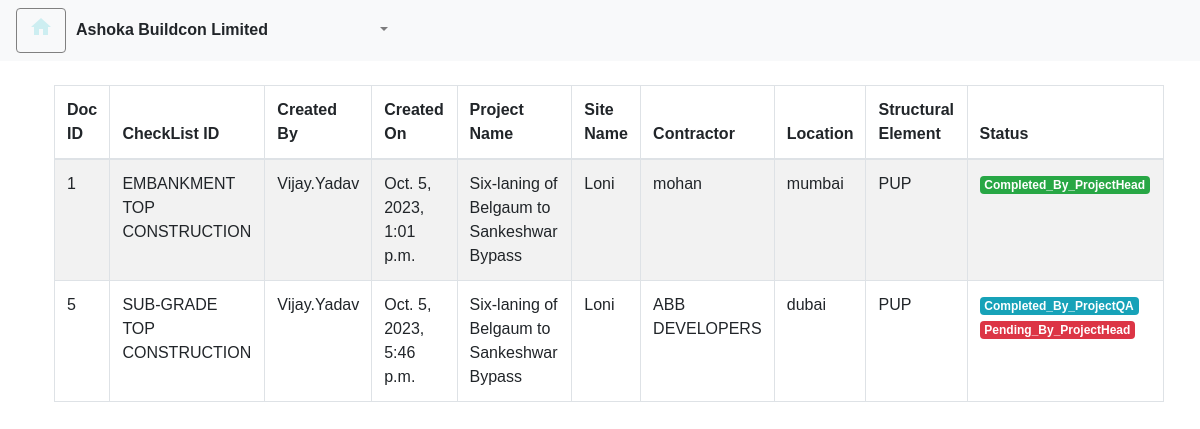
Page /all_checklist_sendTo_ProjectQA/ on the committed database.
### checkapp/models.py (models this page shows, shortened)
class CheckList_Trans_Header(models.Model):
    Status_choices = (
        ('Completed_By_SiteEngineer & Pending_By_DHEQA','Completed_By_SiteEngineer & Pending_By_DHEQA'),
        ('Completed_By_SiteEngineer & Active_At_DHEQA','Completed_By_SiteEngineer & Active_At_DHEQA'),
        ('Completed_By_DHEQA & Pending_By_ProjectQA','Completed_By_DHEQA & Pending_By_ProjectQA'),
        ('Completed_By_DHEQA & Active_At_ProjectQA','Completed_By_DHEQA & Active_At_ProjectQA'),
        ('Completed_By_ProjectQA & Pending_By_ProjectHead','Completed_By_ProjectQA & Pending_By_ProjectHead'),
        ('Completed_By_ProjectQA & Active_At_ProjectHead','Completed_By_ProjectQA & Active_At_ProjectHead'),
        ('Completed_By_ProjectHead','Completed_By_ProjectHead'),
        ('Rejected','Rejected'),
    )
    Doc_ID = models.AutoField(primary_key=True)
    CheckList_ID = models.ForeignKey(CheckList_Header, on_delete=models.CASCADE)
    Project_Name = models.ForeignKey(Project_Master,on_delete=models.CASCADE)
    Site_Name = models.ForeignKey(Site_Master,on_delete=models.CASCADE,default=True)
    Name_Of_ABLStaff = models.ForeignKey(CustomUser,on_delete=models.CASCADE,related_name='created_by')
    inspection_Start_Date = models.DateTimeField(auto_now_add=True)
    inspection_End_Date = models.DateTimeField(null=True, blank=True)
    Contractor = models.CharField(max_length=100)
    Location = models.CharField(max_length=100)
    Structural_Element = models.ForeignKey(Structural_Element,on_delete=models.CASCADE)
    Chainage = models.CharField(max_length=100)
    Quality_Engineer_status = models.CharField(max_length=70, choices=Quality_Engineer_status,default='Unspecified')
    Quality_Engineer_Comment = models.CharField(max_length=220,editable=True,blank=True)
    Project_Head_Status = models.CharField(max_length=70, choices=Project_Head_Status,default='Unspecified')
    assigned_to = models.ForeignKey(CustomUser,on_delete=models.DO_NOTHING,blank=True,default=None,related_name='assigned_to')
    assigned_to_DHEQA = models.ForeignKey(CustomUser,on_delete=models.DO_NOTHING,null=True,blank=True,default=None,related_name='assigned_to_DHEQA')
    assigned_to_ProjectQA = models.ForeignKey(CustomUser,on_delete=models.DO_NOTHING,blank=True,null=True,default=None,related_name='assigned_to_ProjectQA')
    assigned_to_ProjectHead = models.ForeignKey(CustomUser,on_delete=models.DO_NOTHING,blank=True,null=True,default=None,related_name='assigned_to_ProjectHead')
    is_resolved = models.BooleanField(default=False)
    checklist_status = models.CharField(max_length=70,choices=Status_choices)
    rejected_byDHEQA = models.BooleanField(default=False)

class CheckList_Header(models.Model):
    CheckList_ID = models.AutoField(primary_key=True)
    CheckList_Title = models.CharField(max_length=100)
    def __str__(self):
        return self.CheckList_Title

class CustomUser(AbstractUser):
     User_ID = models.AutoField(primary_key=True)
     username = models.CharField(max_length=100,unique=True)
     is_SiteEngineer = models.BooleanField(default=False)
     is_DHEQA = models.BooleanField(default=False)
     is_ProjectQA = models.BooleanField(default=False)
     is_ProjectHead = models.BooleanField(default=False)
     def __str__(self):
        return self.username

class Project_Master(models.Model):
    Project_ID = models.AutoField(primary_key=True)
    Project_Name = models.CharField(max_length=100)
    def __str__(self):
        return self.Project_Name

class Site_Master(models.Model):
    Site_ID = models.AutoField(primary_key=True)
    Site_Name = models.CharField(max_length=100)
    Project_Name = models.ForeignKey(Project_Master,on_delete=models.CASCADE)  # New field for project name
    Project_ID = models.IntegerField()
    def __str__(self):
        return self.Site_Name

class Structural_Element(models.Model):
    Struc_Ele_ID = models.AutoField(primary_key=True)
    Structural_Element = models.CharField(max_length=100)
    def __str__(self):
        return self.Structural_Element

### checkapp/display.py (the view)
# urls.py: path('all_checklist_sendTo_ProjectQA/',display.all_checklist_sendTo_ProjectQA,name='all_checklist_sendTo_ProjectQA'),
def all_checklist_sendTo_ProjectQA(request):
    status_values = [
    'Completed_By_DHEQA & Pending_By_ProjectQA',
    'Completed_By_DHEQA & Active_At_ProjectQA',
    'Completed_By_ProjectQA & Pending_By_ProjectHead',
    'Completed_By_ProjectHead',
     ]
    query = Q()
    for status in status_values:
     query |= Q(checklist_status=status)
    checklists = CheckList_Trans_Header.objects.filter(query)
    context = {'checklists':checklists,'isActive' : True,  'page_title': 'Ashoka Buildcon Limited',
                'customer_name' : 'Ashoka Buildcon Limited'}
    return render(request,'checkapp/all_checklist_sendTo_ProjectQA.html',context)

### checkapp/templates/checkapp/all_checklist_sendTo_ProjectQA.html (shortened to what this page needs)
{% extends "checkapp/base.html" %}
{% load crispy_forms_tags %}
{% block formcontent %}
<div class="container m-4">
    <div class="">
                <table class="table table-striped table-bordered table-responsive-lg">
                    <thead>
                        <tr>
                            <th scope="col">Doc ID</th>
                            <th scope="col">CheckList ID</th>
                            <th scope="col">Created By</th>
                            <th scope="col">Created On</th>
                            <th scope="col">Project Name</th>
                            <th scope="col">Site Name</th>
                            <th scope="col">Contractor</th>
                            <th scope="col">Location</th>
                            <th scope="col">Structural Element</th>
                            <th scope="col">Status</th>
                        </tr>
                    </thead>
                    <tbody>
                        {% for checklist in checklists %}
                        <tr>
                            <td>{{ checklist.Doc_ID }}</td>
                            <td>{{ checklist.CheckList_ID }}</td>
                            <td>{{ checklist.Name_Of_ABLStaff }}</td>
                            <td>{{ checklist.inspection_Start_Date }}</td>
                            <td>{{ checklist.Project_Name }}</td>
                            <td>{{ checklist.Site_Name }}</td>
                            <td>{{ checklist.Contractor }}</td>
                            <td>{{ checklist.Location }}</td>
                            <td>{{ checklist.Structural_Element }}</td>
                            <td>
                                {% if checklist.checklist_status == 'Completed_By_SiteEngineer & Pending_By_DHEQA' %}
                                <span class="badge badge-info">Completed_By_SiteEngineer</span>
                                <span class="badge badge-danger">Pending_By_DHEQA</span>
                                {% elif checklist.checklist_status == 'Completed_By_SiteEngineer & Active_At_DHEQA' %}
                                    <span class="badge badge-info">Completed_By_SiteEngineer </span>
                                    <span class="badge badge-warning"> Active_At_DHEQA</span>
                                {% elif checklist.checklist_status == 'Completed_By_DHEQA & Pending_By_ProjectQA' %}
                                    <span class="badge badge-info">Completed_By_DHEQA</span>
                                    <span class="badge badge-danger">Pending_By_ProjectQA</span>
                                {% elif checklist.checklist_status == 'Completed_By_DHEQA & Active_At_ProjectQA' %}
                                    <span class="badge badge-info">Completed_By_DHEQA </span>
                                    <span class="badge badge-warning">Active_At_ProjectQA</span>
                                {% elif checklist.checklist_status == 'Completed_By_ProjectQA & Pending_By_ProjectHead' %}
                                    <span class="badge badge-info">Completed_By_ProjectQA</span>
                                    <span class="badge badge-danger">Pending_By_ProjectHead</span>
                                {% elif checklist.checklist_status == 'Completed_By_ProjectQA & Active_At_ProjectHead' %}
                                    <span class="badge badge-info">Completed_By_ProjectQA</span>
                                    <span class="badge badge-warning">Active_At_ProjectHead</span>
                                {% elif checklist.checklist_status == 'Completed_By_ProjectHead' %}
                                    <span class="badge badge-success">Completed_By_ProjectHead</span>
                                {% endif %}
                            </td>
                        </tr>
                        {% endfor %}
                    </tbody>
                </table>
</div>
{% endblock %}

### checkapp/templates/checkapp/base.html (shortened to what this page needs)
{% load static %}
<!DOCTYPE html>
<html>
    <head>
        <link rel="stylesheet" href="https://maxcdn.bootstrapcdn.com/bootstrap/4.5.2/css/bootstrap.min.css">
    </head>
    <body>
        {% if isActive %}
        <nav class="navbar navbar-expand-md navbar-light bg-light">
            <div class="float-right" id="usercmds">
                <a class="btn glyphicon glyphicon-home" href="/home" title="Home">
                <i class="material-icons">home</i> </a>
            </div>
            <span style="margin-left:10px;margin-right:100px;" class="companyname"><b>{{ customer_name }}</b></span>
            <div class="collapse navbar-collapse" id="collapse_target">
                <ul class="navbar-nav">
                    <ul class="navbar-nav ml-auto">
                        <li class="nav-item dropdown">
                            <a class="nav-link dropdown-toggle" data-toggle="dropdown" dropdown_target="dropdown_target" href="#">
                            </a>
                        </li>
                    </ul>
            </div>
        </nav>
    <div class=" container-fluid">
        {% block formcontent %}
        {% endblock %}
        <br>
    </div>
    {% else %}
    {% block content %}
    {% endblock %}
{% endif %}
    </body>
</html>

### checkapp/templates/checkapp/base.html (style rules this page uses)
#usercmds a { border: thin gray solid; font-size: 15px; color: #cdeef1; float: right; }
.navbar-nav { font-size: 15px; }
body { font-family: Arial, sans-serif; font-size: 16px; }

### rows in the picture
CheckList_Trans_Header: Doc_ID "1", CheckList_ID "EMBANKMENT TOP CONSTRUCTION", Name_Of_ABLStaff "Vijay.Yadav", inspection_Start_Date "Oct. 5, 2023, 1:01 p.m.", Project_Name "Six-laning of Belgaum to Sankeshwar Bypass", Site_Name "Loni", Contractor "mohan", Location "mumbai", Structural_Element "PUP", shows "Completed_By_ProjectHead"
CheckList_Trans_Header: Doc_ID "5", CheckList_ID "SUB-GRADE TOP CONSTRUCTION", Name_Of_ABLStaff "Vijay.Yadav", inspection_Start_Date "Oct. 5, 2023, 5:46 p.m.", Project_Name "Six-laning of Belgaum to Sankeshwar Bypass", Site_Name "Loni", Contractor "ABB DEVELOPERS", Location "dubai", Structural_Element "PUP", shows "Completed_By_ProjectQA"

### other values in the picture
{{ customer_name }} "Ashoka Buildcon Limited"
